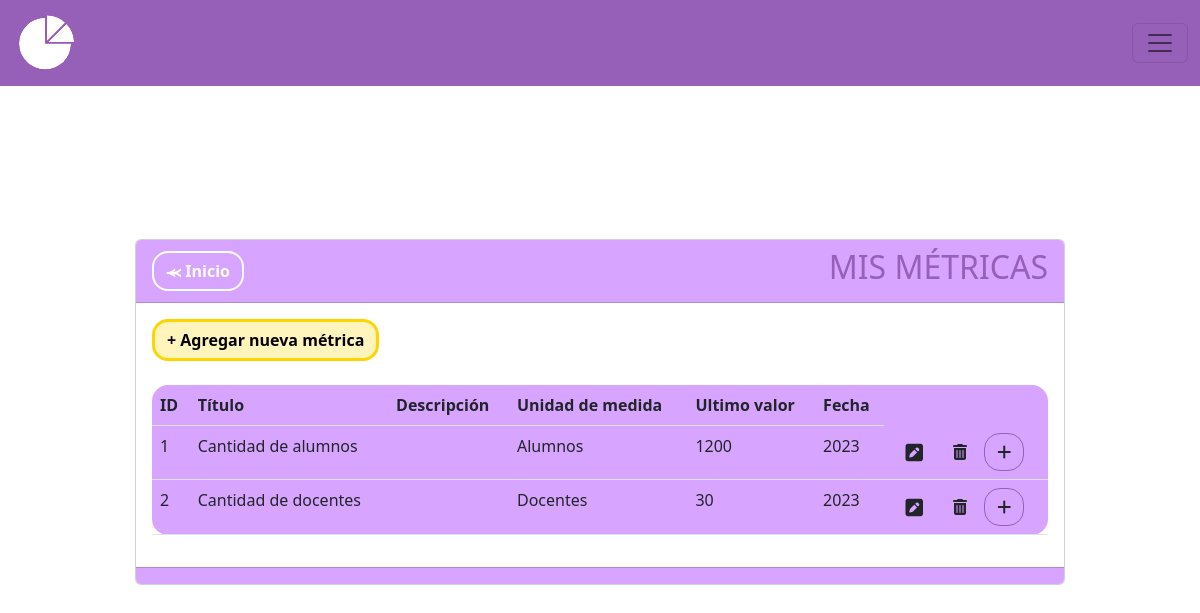
The app's page /metricas, older data.
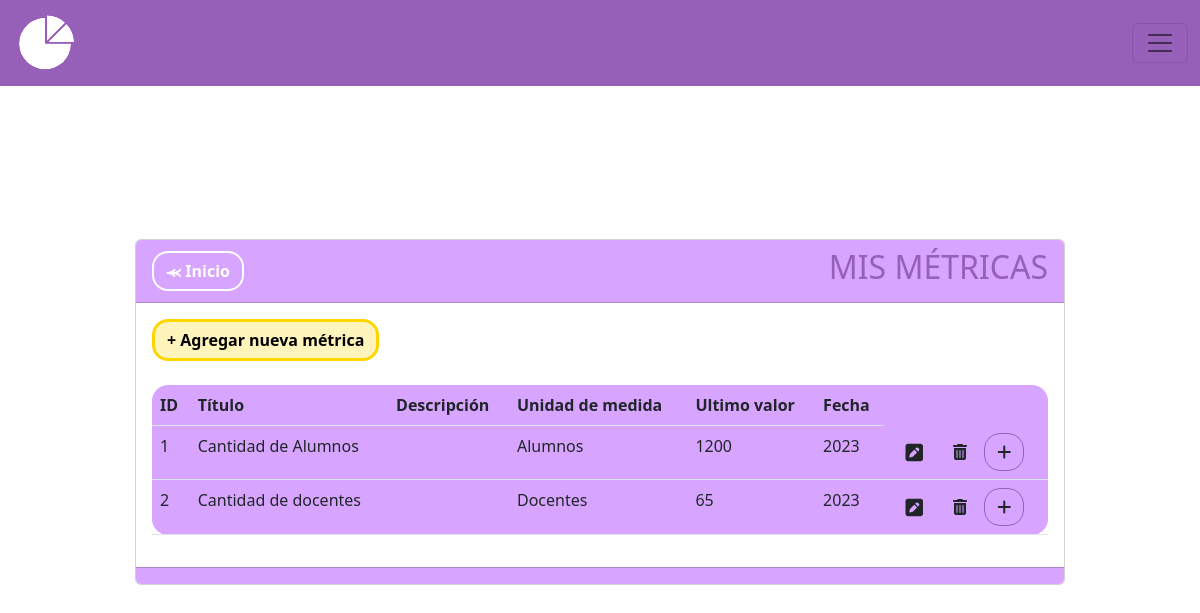
The same page, newer data.
### MIReApp/models.py (models this page shows, shortened)
class Metrica(models.Model):
    id = models.AutoField(primary_key=True)
    titulo = models.CharField(max_length=100,
                              verbose_name='Título',
                              unique= True,
                              validators= [
                                  RegexValidator(regex= r'^[a-zA-Z\s]*$',
                                                 message="El nombre no puede contener caracteres especiales.",
                                                 code='invalid_nombre')
                              ])
    descripcion = models.TextField(max_length=100, verbose_name='Descripción', blank=True, null=True)
    unidad_medida = models.CharField(max_length=100,
                                        verbose_name='Unidad de Medida',
                                        validators= [
                                            RegexValidator(regex= r'^[a-zA-Z\s]*$',
                                                            message="La unidad de medida no puede contener caracteres especiales",
                                                            code='invalid_nombre')
                                        ])
    valor = models.IntegerField(verbose_name='Valor', validators=[MinValueValidator(0, message="El valor no puede ser negativo")], default=0)
    frecuencia = models.CharField(max_length=10, choices=FRECUENCIAS)
    year = models.PositiveIntegerField(blank=True, null=True,verbose_name='Ingrese año:')

### MIReApp/views.py (the view)
# urls.py: path('metricas', views.metricas, name='metricas'),
def metricas(request):
    metricas = Metrica.objects.all()
    ultimos_valores = list()
    for u in metricas:
        if HistorialMetrica.objects.filter(metrica=u.id).order_by('año_historico'):
            t = list(HistorialMetrica.objects.filter(metrica=u.id).order_by('año_historico'))[-1]
            u.valor = str(t.valor_historico)
            u.year = str(t.año_historico)
    return render(request, 'metricas/index.html', {'metrica': metricas})

### MIReApp/templates/metricas/index.html (shortened to what this page needs)
{% extends "base.html" %}
{% block contenido %}
<center>
    <link rel="stylesheet" href="https://cdnjs.cloudflare.com/ajax/libs/font-awesome/6.4.2/css/all.min.css">
    <div class="col-md-10 card" style="text-align: left;">
        <div class="card-header" style="background-color: #D7A5FF;">
            <div style="display: flex; justify-content: space-between; align-items: center;">
                <span><a href="{% url 'inicio' %}" class="btn btn-secondary rounded-4 fw-bold" style="background-color: transparent; color: #ffff;border-color: #ffff;border-width: 2px;">⪻ Inicio</a></span>
                <span><h2 style="color: #965FB8">MIS MÉTRICAS</h2></span>
            </div>
        </div>
        <div class="card-body">
            <a name="" id="" class="btn fw-bold rounded-4" style="background-color: #fff4bb;color: #000000;border-color: #ffd500;border-width: 3px;" href="{% url 'crear' %}">+ Agregar nueva métrica</a>
            <br>
            <br>
            <div class="table-responsive">
                <table class="table rounded-4" style="background-color: #D7A5FF;">
                    <thead>
                        <tr>
                            <th scope="col">ID</th>
                            <th scope="col">Título</th>
                            <th scope="col">Descripción</th>
                            <th scope="col">Unidad de medida</th>
                            <th scope="col">Ultimo valor</th>
                            <th scope="col">Fecha</th>
                        </tr>
                    </thead>
                    <tbody>
                        {% for metri in metrica %}
                        <tr class="">
                            <td scope="row">{{ metri.id }}</td>
                            <td>{{ metri.titulo }}</td>
                            <td>{{ metri.descripcion }}</td>
                            <td>{{ metri.unidad_medida }}</td>
                            <td>{{ metri.valor }}</td>
                            <td>{{ metri.year }}</td>
                            <td>
                                <a name="" id="" class="btn" href="{% url 'editar' metri.id %}"><i class="fa-solid fa-square-pen fa-lg"></i></a>
                                <a name="" id="" class="btn" href="{% url 'eliminar' metri.id %}" role="button"><i class="fa-solid fa-trash-can"></i></a>
                                <a name="" id="" class="btn rounded-4" style="border-color: #965FB8" href="{% url 'historial_metrica' metri.id %}"><i class="fa-solid fa-plus"></i></a>
                            </td>
                        </tr>
                        {% endfor %}
                    </tbody>
                </table>
            </div>
        </div>
        <div class="card-footer text-muted" style="background-color: #D7A5FF;">
        </div>
    </div>
</center>
{% endblock %}

Row changes from the older to the newer data that the page shows:
changed Metrica "Alumnos": titulo "Cantidad de alumnos" → "Cantidad de Alumnos"
changed Metrica "Cantidad de docentes": valor "30" → "65"
